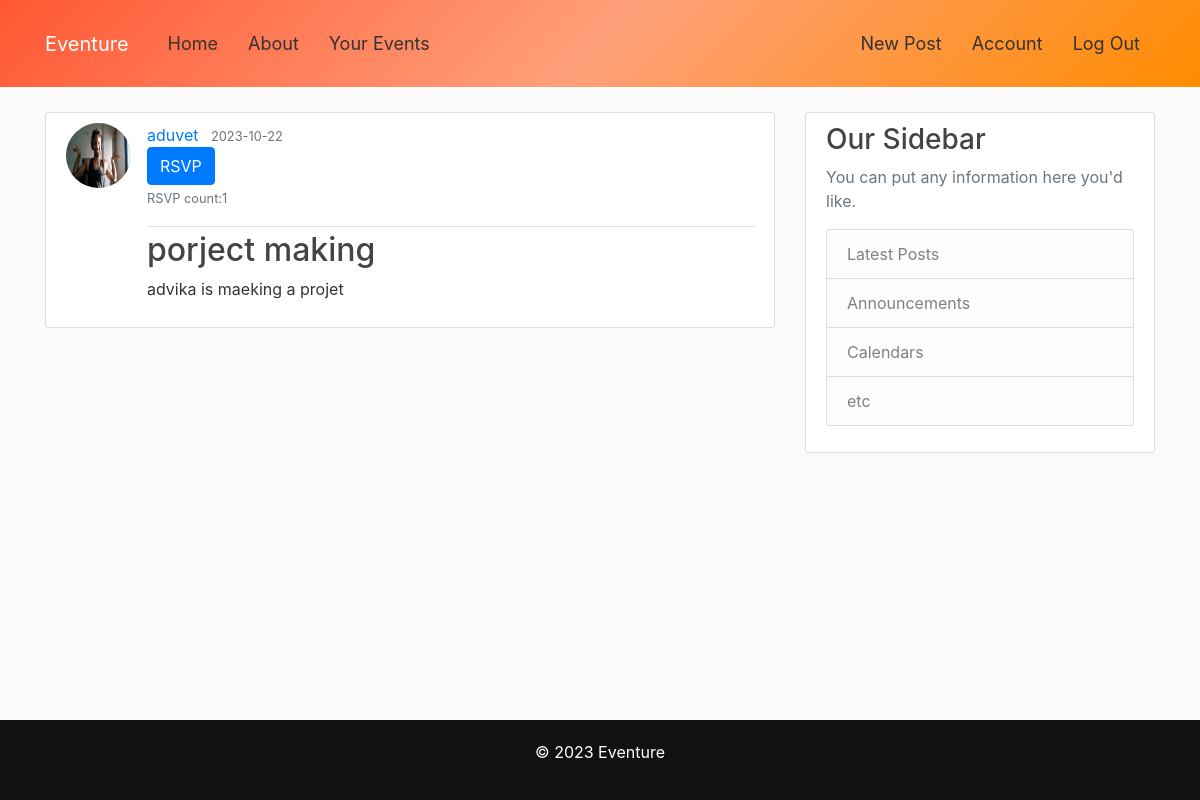
/post/5 (signed in), run on the app's committed database.
### flaskBlog/models.py (models this page shows, shortened)
class User(db.Model, UserMixin):
    id = db.Column(db.Integer, primary_key = True)
    username = db.Column(db.String(20), unique=True, nullable = False)
    email = db.Column(db.String(120), unique=True, nullable = False)
    image_file = db.Column(db.String(20), nullable = False, default='default.jpg')
    password = db.Column(db.String(60), nullable = False)
    posts = db.relationship('Post',backref='author',lazy=True)

class Post(db.Model):
    id = db.Column(db.Integer, primary_key=True)
    title = db.Column(db.String(100), nullable=False)
    date_posted = db.Column(db.DateTime, nullable=False, default=datetime.utcnow)
    content = db.Column(db.Text, nullable=False)
    user_id = db.Column(db.Integer, db.ForeignKey('user.id'), nullable=False)
    rsvps = db.relationship('RSVP', backref='post', lazy=True, cascade='all, delete-orphan')

### flaskBlog/routes.py (the view, shortened to what this page needs)
@app.route("/post/<int:post_id>", methods=['GET', 'POST'])
def post(post_id):
    post = Post.query.get_or_404(post_id)
    rsvp_form = RSVPForm()
    rsvp_count = RSVP.query.filter_by(post_id=post_id).count()
    return render_template('post.html', title=post.title, post=post, rsvp_form=rsvp_form, rsvp_count=rsvp_count)

### flaskBlog/models.py (called while the page is built)
@login_manager.user_loader
def load_user(user_id):
    return User.query.get(int(user_id))

### flaskBlog/templates/post.html (shortened to what this page needs)
{% extends "layout.html" %}
{% block content %}
<article class="media content-section">
    <img class="rounded-circle article-img"
        src="{{url_for('static', filename = 'profile_pics/' + post.author.image_file ) }} " alt="">
    <div class="media-body">
        <div class="article-metadata">
            <a class="mr-2" href="#">{{ post.author.username }}</a>
            <small class="text-muted">{{ post.date_posted.strftime('%Y-%m-%d') }}</small>
            {% if current_user.is_authenticated %}
                <form action="{{ url_for('rsvp_post', post_id=post.id) }}" method="POST">
                    <button type="submit" class="btn btn-primary">RSVP</button>
                </form>
                <p class=""article-metadata>
                  <small class="text-muted">RSVP count:{{rsvp_count}} </small>
                </p>
            {% endif %}
        </div>
        <h2 class = "article-title">{{ post.title }}</h2>
        <p class="article-content">{{ post.content }}</p>
    </div>
</article>
{% endblock content%}

### flaskBlog/static/main.css (style rules this page uses)
body { background: #fafafa; color: #333333; margin-top: 7rem; }
h1, h2, h3, h4, h5, h6 { color: #444444; }
.content-section { background: #ffffff; padding: 10px 20px; border: 1px solid #dddddd; border-radius: 3px; margin-bottom: 20px; }
.article-title { color: #444444; }
.article-content { white-space: pre-line; }
.article-img { height: 65px; width: 65px; margin-right: 16px; }
.article-metadata { padding-bottom: 1px; margin-bottom: 4px; border-bottom: 1px solid #e3e3e3 }

### data on the page
User: image_file (picture), author.username "aduvet"
Post: date_posted "2023-10-22", title "porject making", content "advika is maeking a projet"

### other printed values
{{ rsvp_count }} "1"
